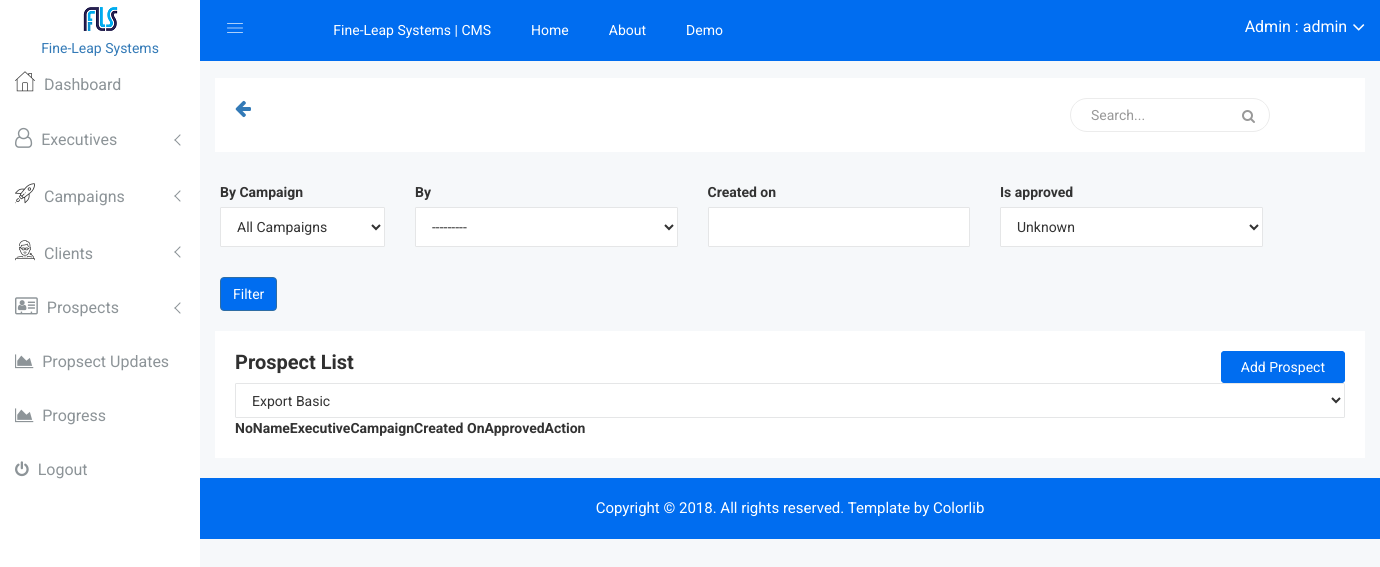
/crm_admin/prospects/updates/list/filter/ (signed in), run on an earlier commit of the app's database.
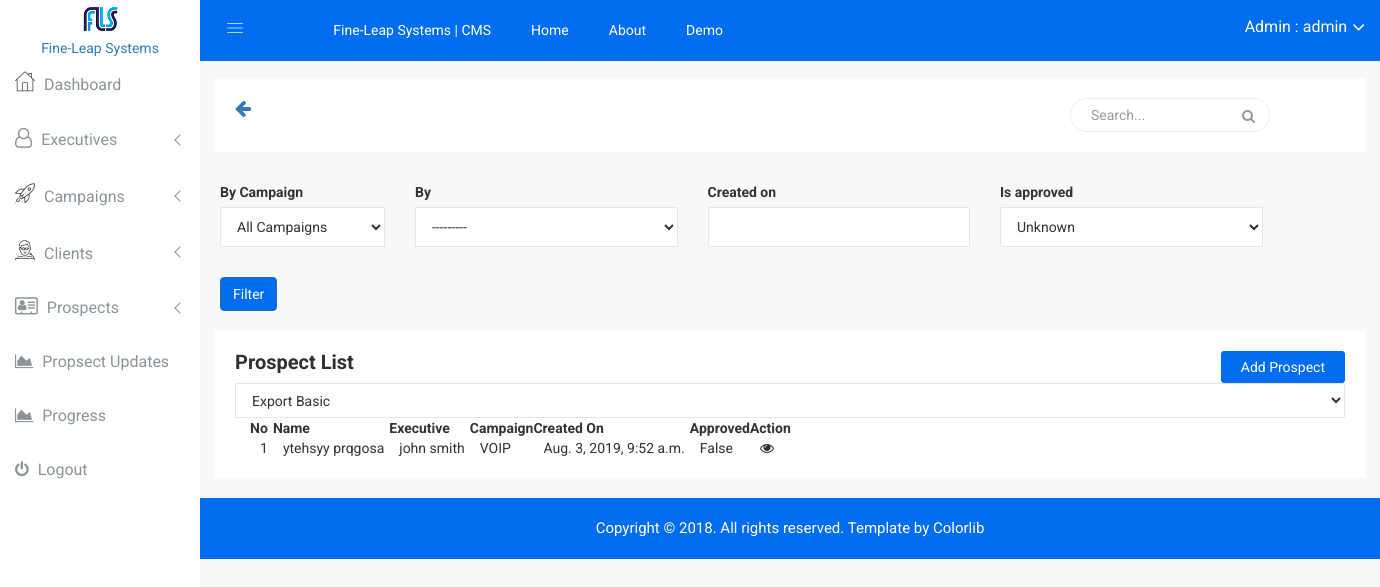
And on a later commit of the database.
### prospects/models.py (models this page shows, shortened)
class ProspectUpdate(models.Model):
    prospect_campaign_relation = models.ForeignKey("campaigns.ProspectCampaignRelation", on_delete=models.CASCADE)
    by = models.ForeignKey("portal.User", on_delete=models.CASCADE)
    phone = models.CharField(max_length=15, blank=True)
    direct_or_extension = models.CharField(max_length=16, blank=True)
    email = models.EmailField(blank=True)
    job_title = models.CharField(max_length=64, blank=True)
    company = models.CharField(max_length=128, blank=True)
    emp_size = models.CharField(max_length=16, blank=True)
    website = models.CharField(max_length=64, blank=True)
    industry_type = models.CharField(max_length=64, blank=True)
    is_approved = models.BooleanField(default=False)
    created_on = models.DateTimeField(auto_now_add=True)
    @property
    def get_admin_update_url(self):
        return reverse_lazy("crm_admin:prospect_update_update", kwargs={"id": self.id})

class Prospect(models.Model):
    first_name = models.CharField(max_length=32)
    last_name = models.CharField(max_length=32)
    phone = models.CharField(max_length=15, blank=True)
    direct_or_extension = models.CharField(max_length=16, blank=True)
    email = models.EmailField(blank=True)
    job_title = models.CharField(max_length=64, blank=True)
    company = models.CharField(max_length=128, blank=True)
    emp_size = models.CharField(max_length=16, blank=True)
    website = models.CharField(max_length=64, blank=True)
    industry_type = models.CharField(max_length=64, blank=True)
    city = models.CharField(max_length=32, blank=True)
    state = models.CharField(max_length=32, blank=True)
    country = models.CharField(max_length=32, blank=True)
    zip_code = models.CharField(max_length=12, blank=True, null=True)
    details = models.TextField(blank=True)
    created_on = models.DateTimeField(auto_now_add=True)
    updated_on = models.DateTimeField(auto_now=True)
    @property
    def full_name(self):
        return self.first_name + ' ' + self.last_name
    @property
    def get_display_text(self):
        return self.full_name

### campaigns/models.py (models this page shows, shortened)
class ProspectCampaignRelation(models.Model):
    prospect = models.OneToOneField('prospects.Prospect', on_delete=models.CASCADE)
    campaign = models.ForeignKey(Campaign, on_delete=models.CASCADE)
    from_date = models.DateField(auto_now_add=True)
    attempted = models.BooleanField(default=False)
    details = models.TextField(blank=True)
    class Meta:
        unique_together = ('prospect', 'campaign')

class Campaign(models.Model):
    client = models.ForeignKey(Client, on_delete=models.SET_NULL, null=True, blank=True)
    name = models.CharField(max_length=64)
    aim = models.CharField(max_length=128, blank=True)
    slug = models.SlugField(blank=True)
    is_active = models.BooleanField(default=True)
    script = models.TextField(blank=True)
    details = models.TextField(blank=True)
    start_date = models.DateField(blank=True)
    end_date = models.DateField(blank=True)
    executives = models.ManyToManyField('portal.User', blank=True)
    prospects = models.ManyToManyField('prospects.Prospect', blank=True, through='ProspectCampaignRelation')
    added_on = models.DateTimeField(auto_now_add=True)
    def __str__(self):
        return self.name
    @property
    def get_display_text(self):
        return self.name

### portal/models.py (models this page shows, shortened)
class User(AbstractBaseUser, PermissionsMixin):
    email = models.EmailField(_('email address'), unique=True)
    first_name = models.CharField(max_length=32, blank=True)
    last_name = models.CharField(max_length=32, blank=True)
    phone = models.CharField(max_length=13, blank=True)
    employee_id = models.CharField(max_length=12, blank=True)
    date_joined = models.DateTimeField(_('date joined'), auto_now_add=True)
    date_of_birth = models.DateField(blank=True, null=True)
    details = models.TextField(blank=True)
    is_active = models.BooleanField(_('active'), default=True)
    is_staff = models.BooleanField(_('staff'), default=False)
    is_superuser = models.BooleanField(_('superuser'), default=False)
    objects = UserManager()
    USERNAME_FIELD = 'email'
    REQUIRED_FIELDS = []
    class Meta:
        verbose_name = _('user')
        verbose_name_plural = _('users')
    def __str__(self):
        return self.get_email_name
    @property
    def get_display_text(self):
        if self.get_full_name:
            return self.get_full_name
        else:
            return self.__str__()
    @property
    def get_full_name(self):
        return "{} {}".format(self.first_name, self.last_name) if (self.first_name or self.last_name) else ""
    @property
    def get_email_name(self):
        email_str = str(self.email)
        return email_str[:email_str.rfind("@")]

### crm_admin/views.py (the view)
        class WrappedClass(UserPassesTestMixin, wrapped):
            def test_func(self):
                return self.request.user.is_superuser

### crm_admin/views.py (called while the page is built)
def superuser_required():
    def wrapper(wrapped):
        class WrappedClass(UserPassesTestMixin, wrapped):
            def test_func(self):
                return self.request.user.is_superuser
        return WrappedClass
    return wrapper

### crm_admin/templates/crm_admin/prospect_updates/list_filter.html (shortened to what the changed rows need)
{% extends "crm_admin/base.html" %}
{% load result_tags %}
{% load crispy_forms_tags %}
{% load static %}
{% block content %}
<div class="data-table-area mg-b-15">
                <div class="container-fluid">
                <div class="row">
                    <div class="col-lg-12 col-md-12 col-sm-12 col-xs-12">
                        <div class="sparkline13-list">
                            <div class="sparkline13-hd">
                                <div class="main-sparkline13-hd">
                                    <h1>Prospect List</h1>
                                </div>
                            </div>
                            <div class="sparkline13-graph">
                                <div class="datatable-dashv1-list custom-datatable-overright">
                                    <table id="table" data-toggle="table" data-pagination="true" data-search="true" data-show-columns="true" data-show-pagination-switch="true" data-show-refresh="true" data-key-events="true" data-show-toggle="true" data-resizable="true" data-cookie="true"
                                        data-cookie-id-table="saveId" data-show-export="true" data-click-to-select="true" data-toolbar="#toolbar">
                                        <thead>
                                            <tr>
                                                <th data-field="state" data-checkbox="true"></th>
                                                <th data-field="id">No</th>
                                                <th data-field="name">Name</th>
                                                <th data-field="by_executive">Executive</th>
                                                <th data-field="campaign">Campaign</th>
                                                <th data-field="created_on">Created On</th>
                                                <th data-field="approved">Approved</th>
                                                <th data-field="action">Action</th>
                                            </tr>
                                        </thead>
                                        <tbody>
                                            {% for prospect_update in prospect_updates %}
                                                <tr>
                                                    <td></td>
                                                    <td>{{ forloop.counter }}</td>
                                                    <td>{{ prospect_update.prospect_campaign_relation.prospect.get_display_text }}</td>
                                                    <td>{{ prospect_update.by.get_display_text }}</td>
                                                    <td>{{ prospect_update.prospect_campaign_relation.campaign.get_display_text }}</td>
                                                    <td>{{ prospect_update.created_on }}</td>
                                                    <td>{{ prospect_update.is_approved }}</td>
                                                    <td class="datatable-ct"><a href="{{ prospect_update.get_admin_update_url }}"><i class="fa fa-eye"></i></a></td>
                                                </tr>
                                            {% endfor %}
                                        </tbody>
                                    </table>
                                </div>
                            </div>
                        </div>
                    </div>
                </div>
            </div>
            </div>
{% endblock %}

What changed in the data, as far as the page shows it:
added ProspectUpdate: prospect_campaign_relation.prospect.get_display_text "ytehsyy prqgosa", by.get_display_text "john smith", prospect_campaign_relation.campaign.get_display_text "VOIP", created_on "Aug. 3, 2019, 9:52 a.m.", is_approved "False"
